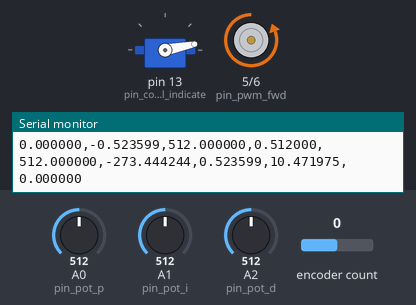
Simulated run of this sketch. Board: Arduino Uno, built with avr-gcc and run on an emulated ATmega328P. Parts: servo, motor-driver pin pairs drawn as motors (green arrow = first pin HIGH = forward, orange = second pin HIGH = backward, longer = more drive), the last lines printed to the serial monitor. Wiring (inferred from the names in the program): servo: signal pin 13. Inputs (shaded band) come from the test bench; at power-on: A0 (pin_pot_p) = 512, encoder count 0, A1 (pin_pot_i) = 512, A2 (pin_pot_d) = 512. Servo pulses on a pin are drawn as a servo (544–2400 µs = 0–180°).

Above: at 1.2 s.
1.3 s: A0 (pin_pot_p) set to 30
At 2.8 s:
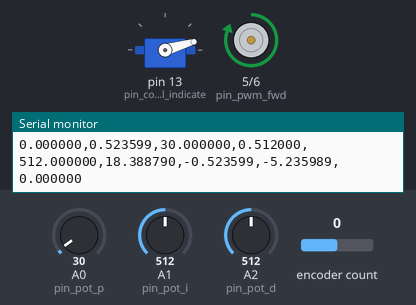
4.3 s: encoder count set to 4
At 4.63 s:
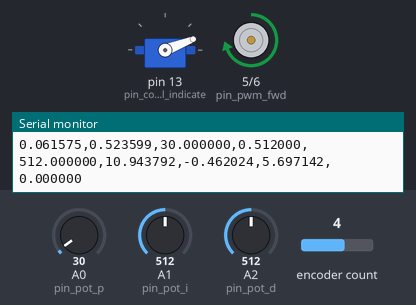
7.3 s: A1 (pin_pot_i) set to 716
10.3 s: encoder count set to 5
13.3 s: A2 (pin_pot_d) set to 30
At 14.77 s:
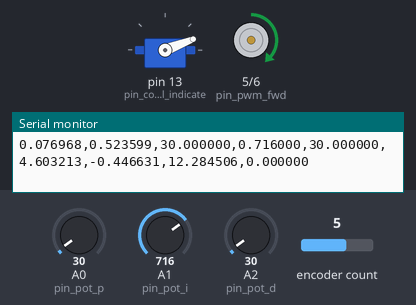
Timing chart, 0 to 17.3 s (numbered marks = the images above; inputs shaded):
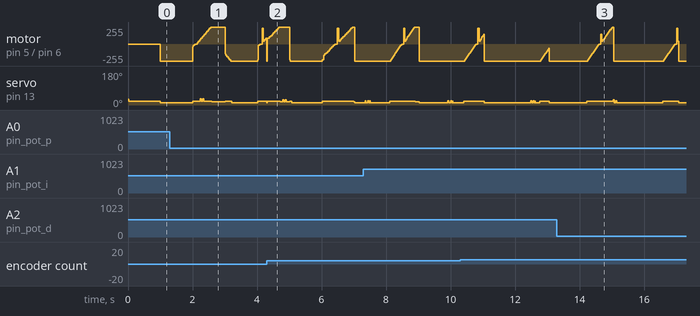

The sketch:

A_S_PID.ino
```cpp
#include <Arduino.h>
#include <Servo.h>
#include <Encoder.h>

// select the motor driver
// p.s. in this lab, you are only allowed to use h-bridge
// #define VEX_MOTOR_DRIVER
#define H_BRIDGE

Encoder myEnc(2, 3);

#ifdef VEX_MOTOR_DRIVER
Servo myservo;
#endif

// gear reduction ratio times encoder cpr
const double encoder_tick_per_output_shaft_rotation = 34.014 * 48.;

// the maximum adjustable range is ftom 0 to (1024 * sensitivity)
const double kp_knob_sensitivity = 1.;
const double ki_knob_sensitivity = 0.001;
const double kd_knob_sensitivity = 1.;

// pin config
const int pin_control_indicate = 13;
const int pin_pot_p = A0;
const int pin_pot_i = A1;
const int pin_pot_d = A2;
// only effective when using vex motor driver
const int pin_servo = 11;
// only effective when using h bridge
// if pin_pwm_fwd is high and pin_pwm_rev is low, the motor should increment the encoder
const int pin_pwm_fwd = 5;
const int pin_pwm_rev = 6;

// set the control interval
const int control_interval = 10; // ms
// set how many digits serial prints the floats
const int print_precision = 6; // digits

// set the preset setpoints and time between step
// how long the setpoint stay at the same value for
const int step_interval = 1000; // ms
// setpoint will alternate between these two values
const double setpoint_1 = -M_PI/6; // rad
const double setpoint_2 = M_PI/6.; // rad

// --- do not touch these ---
// persistent variables for PID control
double setpoint = 0; // rad
double current_position = 0;
unsigned long last_control_time = 0;
double last_error = 0;
double sum_error = 0;
// persistent variables for stepping
unsigned long last_step_time = 0;
boolean setpoint_select = 0;
// for detecting coefficient change
int sum_coefficients = 0;
int last_sum_coefficients = 0;


void setup() {
  pinMode(pin_pot_p, INPUT);
  pinMode(pin_pot_i, INPUT);
  pinMode(pin_pot_d, INPUT);
  pinMode(pin_control_indicate, OUTPUT);

  #ifdef VEX_MOTOR_DRIVER
  pinMode(pin_servo, OUTPUT);
  myservo.attach(11, 1000, 2000);
  #endif

  #ifdef H_BRIDGE
  pinMode(pin_pwm_fwd, OUTPUT);
  pinMode(pin_pwm_rev, OUTPUT);
  #endif

  myEnc.write(0);
  Serial.begin(115200);

  // Auto home... Uncomment if you have the encoder and motor are wired in
  // 'correct' direction (when the control input (motor voltage) > 0, the motor
  // increases the encoder count
  /*
  myservo.write(75);
  boolean moving = 1;
  long last_encoder = myEnc.read();
  while (moving) {
    delay(300);
    long current_encoder = myEnc.read();
    moving = abs(current_encoder - last_encoder) > 10 ? 1 : 0;
    last_encoder = current_encoder;
  }
  myEnc.write(-1100);
  */
}

void loop() {
  unsigned long now = millis();
  if (now - last_control_time >= control_interval) {
    // use oscilloscope to verify the control rate and execution time
    digitalWrite(pin_control_indicate, 1);

    // read the pot
    int kp_knob = analogRead(pin_pot_p);
    int ki_knob = analogRead(pin_pot_i);
    int kd_knob = analogRead(pin_pot_d);
    double kp = kp_knob * kp_knob_sensitivity;
    double ki = ki_knob * ki_knob_sensitivity;
    double kd = kd_knob * kd_knob_sensitivity;
    sum_coefficients = abs(kp_knob) + abs(ki_knob) + abs(kd_knob);


    // read the current position from encoder
    long current_position_encoder_tick = myEnc.read();
    // convert it to radians
    current_position = current_position_encoder_tick * 2 * M_PI / encoder_tick_per_output_shaft_rotation; // rad

    // calculate error
    double error = current_position - setpoint;
    // calculate derivative of error
    double diff_error = error - last_error;
    // integrate error
    sum_error += error;

    // calculate how many volts should be applied to motor terminals
    double control_input = (kp*error + ki*sum_error + kd*diff_error)*-1;

    drive_the_motor(control_input);

    // update the "last" values
    last_error = error;
    last_control_time = now;

    digitalWrite(pin_control_indicate, 0);

    // clear the i term when you adjust the pid coefficients
    if (abs(sum_coefficients - last_sum_coefficients) > 10) {
      sum_error = 0;
      last_sum_coefficients = sum_coefficients;
    }

    // print data to graph
    Serial.print(current_position, print_precision);
    Serial.print(',');
    Serial.print(setpoint, print_precision);
    Serial.print(',');
    Serial.print(kp, print_precision);
    Serial.print(',');
    Serial.print(ki, print_precision);
    Serial.print(',');
    Serial.print(kd, print_precision);
    Serial.print(',');
    Serial.print(control_input, print_precision);
    Serial.print(',');
    Serial.print(error, print_precision);
    Serial.print(',');
    Serial.print(sum_error, print_precision);
    Serial.print(',');
    Serial.print(diff_error, print_precision);
    Serial.print('\n');
  }

  // change the setpoint
  if (now - last_step_time >= step_interval) {
    setpoint_select ^= 1;
    set_setpoint(setpoint_select ? setpoint_1 : setpoint_2);
    last_step_time = now;
  }
}

// set the setpoint
void set_setpoint(double _setpoint) {
  setpoint = _setpoint;
  // avoid getting a spike in diff_error when stepping setpoint.
  // alternatively you can calculate the d term with diff of sensor reading
  // instead of error
  last_error = current_position - setpoint;
  // clear the i term. the i term sometimes have negative impact when your
  // setpoint is a step function. but if you update the setpoint very often,
  // or your setpoint is continuous, you should probably not clear the i term
  // here.
  // sum_error = 0;
}

// deliver the terminal voltage to the motor
void drive_the_motor(double terminal_voltage) {
  #ifdef VEX_MOTOR_DRIVER
  // convert motor terminal voltage to servo signal
  int servo_signal = map(terminal_voltage, -5., 5., 70, 90);
  // actually drive the motor
  myservo.write(servo_signal);
  #endif
  #ifdef H_BRIDGE
  int h_bridge_signal = constrain(map(terminal_voltage, -12., 12., -255, 255),-255,255);
  if (h_bridge_signal >= 0) {
    analogWrite(pin_pwm_fwd, h_bridge_signal);
    analogWrite(pin_pwm_rev, 0);
  } else {
    analogWrite(pin_pwm_fwd, 0);
    analogWrite(pin_pwm_rev, -h_bridge_signal);
  }
  #endif
}
```
